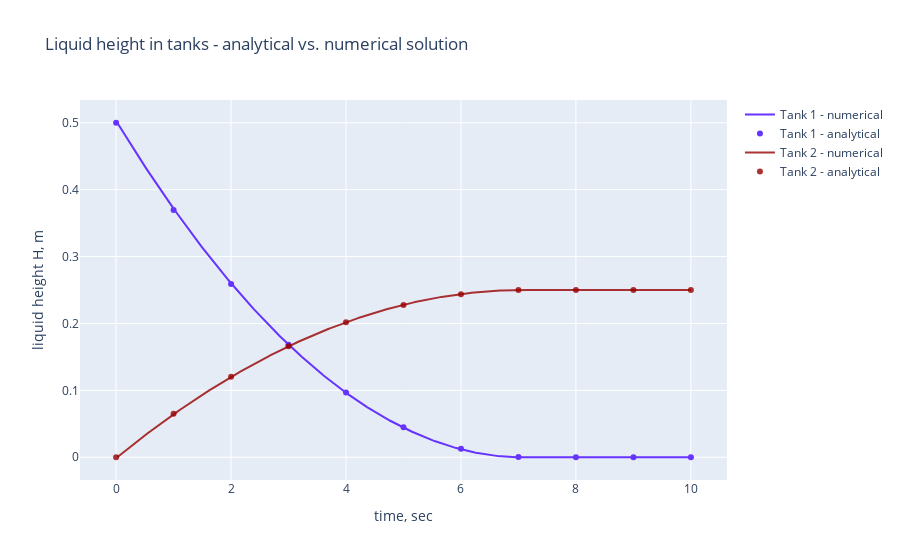

Notebook cell for this chart:
### Markdown cell above
### Plotting: comparison vs. analytical solution
To plot the solution, we add the following code which uses `plotly`. We shall not go into detail on the code, but simply include it here as it's used for the purpose illustrating the results of this tutorial only.

We can plot the solution by accessing the `Model` object `historian`, which contains a log of all variables as a `Pandas` dataframe. The `Simulation` object, `sim1` contains the `model` object and the time logged variables are accessible through `sim1.model.historian`.

### Code cell
# Plot the comparison
# Nb: the package plotly is needed for the plotting 
from plotly import __version__
from plotly.offline import download_plotlyjs, init_notebook_mode, plot, iplot
import plotly.graph_objs as go

fig = go.Figure()
fig.add_trace(go.Scatter(
            x=hdf.df.index.total_seconds(), y=hdf.df['subsystem.tank_1.v1.H'],
            name='Tank 1 - numerical', mode='lines',line_color='rgba(102,51,255,1)'))
fig.add_trace(go.Scatter(
            x=result_analytical['t'], y=result_analytical['H_1'],
            name='Tank 1 - analytical', mode='markers', marker_color='rgba(102,51,255,1)'))
fig.add_trace(go.Scatter(
            x=hdf.df.index.total_seconds(), y=hdf.df['subsystem.tank_2.v1.H'],
            name='Tank 2 - numerical', mode='lines',line_color='rgba(152, 0, 0, .8)'))
fig.add_trace(go.Scatter(
            x=result_analytical['t'], y=result_analytical['H_2'],
            name='Tank 2 - analytical',  mode='markers',marker_color='rgba(152, 0, 0, .8)'))
              
fig.update_layout(title='Liquid height in tanks - analytical vs. numerical solution',
                  yaxis_zeroline=False, xaxis_zeroline=False,xaxis_title="time, sec",
                 yaxis_title="liquid height H, m",)
fig.show()

### Figure 1 — Plotly figure (JSON) as saved in the notebook; plotly's stock layout.template omitted (floating-point values rounded to 4 significant figures; data arrays with more than 128 entries replaced by an {"elided": "..."} marker saying what was removed)
{"data": [{"line": {"color": "rgba(102,51,255,1)"}, "mode": "lines", "name": "Tank 1 - numerical", "type": "scatter", "x": {"elided": "500 float values"}, "y": {"elided": "500 float values"}}, {"marker": {"color": "rgba(102,51,255,1)"}, "mode": "markers", "name": "Tank 1 - analytical", "type": "scatter", "x": [0.0, 1.0, 2.0, 3.0, 4.0, 5.0, 6.0, 7.0, 8.0, 9.0, 10.0], "y": [0.5, 0.3697, 0.2591, 0.1681, 0.09667, 0.04489, 0.01273, 0.0001901, 0, 0, 0]}, {"line": {"color": "rgba(152, 0, 0, .8)"}, "mode": "lines", "name": "Tank 2 - numerical", "type": "scatter", "x": {"elided": "500 float values"}, "y": {"elided": "500 float values"}}, {"marker": {"color": "rgba(152, 0, 0, .8)"}, "mode": "markers", "name": "Tank 2 - analytical", "type": "scatter", "x": [0.0, 1.0, 2.0, 3.0, 4.0, 5.0, 6.0, 7.0, 8.0, 9.0, 10.0], "y": [0.0, 0.06513, 0.1205, 0.166, 0.2017, 0.2276, 0.2436, 0.2499, 0.25, 0.25, 0.25]}], "layout": {"title": {"text": "Liquid height in tanks - analytical vs. numerical solution"}, "xaxis": {"title": {"text": "time, sec"}, "zeroline": false}, "yaxis": {"title": {"text": "liquid height H, m"}, "zeroline": false}}}
